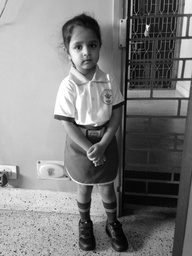
#> input picture Prog14/original.jpg, 192 x 256 px, shrunk from 960 x 1280 before the run
$ python prg29.py
#> lines starting #> are read from the running program, lines starting #| are printed output that depends on the picture
'''
1.Robert's operator
2.prewitt's operator
3.kirsch's operator
'''
import cv2
import numpy as np
import math

file = input('Enter the name of the file')
#> the answer given: ../Prog14/original.jpg
img = cv2.imread(file,0)
#> img is the input picture: shape (256, 192); min 0, max 255, mean 124.6
rows,cols = img.shape
#> rows = 256; cols = 192


#Robert
rob = np.zeros([rows,cols])
R_Vert = np.array([[1,0],[0,-1]])
R_Hor = np.array([[0,1],[-1,0]])

temp1 = np.zeros([rows,cols])
temp2 = np.zeros([rows,cols])

for i in range(0,rows-1):
	for j in range(0,cols-1):
		temp1[i][j] = img[i][j]*R_Vert[0][0] + img[i][j+1]*R_Vert[0][1] + img[i+1][j]*R_Vert[1][0] + img[i+1][j+1]*R_Vert[1][1]

for i in range(0,rows-1):
	for j in range(0,cols-1):
		temp2[i][j] = img[i][j]*R_Hor[0][0] + img[i][j+1]*R_Hor[0][1] + img[i+1][j]*R_Hor[1][0] + img[i+1][j+1]*R_Hor[1][1]

for i in range(0,rows):
	for j in range(0,cols):
		rob[i][j] = np.sqrt((temp1[i][j]**2) + (temp2[i][j]**2))
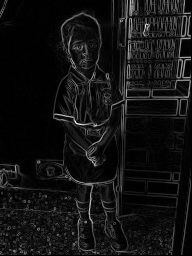
#> rob: shape (256, 192) float64; min 0, max 239.3, mean 18.7

cv2.imwrite('Robert.jpg',rob)


#Prewitt
P_Vert = np.array([[-1,0,1],[-1,0,1],[-1,0,1]])
P_Hor = np.array([[-1,-1,-1],[0,0,0],[1,1,1]])

pre_vert = np.zeros([rows,cols])
pre_hor = np.zeros([rows,cols])

for i in range(1,rows-1):
	for j in range(1,cols-1):
		pre_vert[i][j] = img[i-1][j-1]*P_Vert[0][0] + img[i-1][j]*P_Vert[0][1] + img[i-1][j+1]*P_Vert[0][2] + img[i][j-1]*P_Vert[1][0] + img[i][j]*P_Vert[1][1] + img[i][j+1]*P_Vert[1][2] + img[i+1][j-1]*P_Vert[2][0] + img[i+1][j]*P_Vert[2][1] + img[i+1][j+1]*P_Vert[2][2]

for i in range(1,rows-1):
	for j in range(1,cols-1):
		pre_hor[i][j] = img[i-1][j-1]*P_Hor[0][0] + img[i-1][j]*P_Hor[0][1] + img[i-1][j+1]*P_Hor[0][2] + img[i][j-1]*P_Hor[1][0] + img[i][j]*P_Hor[1][1] + img[i][j+1]*P_Hor[1][2] + img[i+1][j-1]*P_Hor[2][0] + img[i+1][j]*P_Hor[2][1] + img[i+1][j+1]*P_Hor[2][2]

cv2.imwrite('Prewitt_Vert.jpg',pre_vert)
cv2.imwrite('Prewitt_Hor.jpg',pre_hor)

#Kirsch
kirsch_1 = np.array([[5,5,5],[-3,0,-3],[-3,-3,-3]])
kirsch_2 = np.array([[5,5,-3],[5,0,-3],[-3,-3,-3]])
kirsch_3 = np.array([[5,-3,-3],[5,0,-3],[5,-3,-3]])
kirsch_4 = np.array([[-3,-3,-3],[5,0,-3],[5,5,-3]])
kirsch_5 = np.array([[-3, -3, -3],[-3, 0, -3],[5, 5, 5]])
kirsch_6 = np.array([[-3, -3, -3],[-3, 0, 5],[-3, 5, 5]])
kirsch_7 = np.array([[-3, -3, 5],[-3, 0, 5],[-3, -3, 5]])
kirsch_8 = np.array([[-3, 5, 5],[-3, 0, 5],[-3, -3, -3]])

i1 = np.zeros([rows,cols])
i2 = np.zeros([rows,cols])
i3 = np.zeros([rows,cols])
i4 = np.zeros([rows,cols])
i5 = np.zeros([rows,cols])
i6 = np.zeros([rows,cols])
i7 = np.zeros([rows,cols])
i8 = np.zeros([rows,cols])

for i in range(1,rows-1):
	for j in range(1,cols-1):
		i1[i][j] = img[i-1][j-1]*kirsch_1[0][0] + img[i-1][j]*kirsch_1[0][1] + img[i-1][j+1]*kirsch_1[0][2] + img[i][j-1]*kirsch_1[1][0] + img[i][j]*kirsch_1[1][1] + img[i][j+1]*kirsch_1[1][2] + img[i+1][j-1]*kirsch_1[2][0] + img[i+1][j]*kirsch_1[2][1] + img[i+1][j+1]*kirsch_1[2][2]

for i in range(1,rows-1):
	for j in range(1,cols-1):
		i2[i][j] = img[i-1][j-1]*kirsch_2[0][0] + img[i-1][j]*kirsch_2[0][1] + img[i-1][j+1]*kirsch_2[0][2] + img[i][j-1]*kirsch_2[1][0] + img[i][j]*kirsch_2[1][1] + img[i][j+1]*kirsch_2[1][2] + img[i+1][j-1]*kirsch_2[2][0] + img[i+1][j]*kirsch_2[2][1] + img[i+1][j+1]*kirsch_2[2][2]
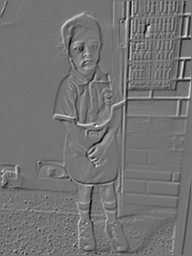
#> i2: shape (256, 192) float64; min -1897, max 2286, mean 5.6; drawn with min black and max white

for i in range(1,rows-1):
	for j in range(1,cols-1):
		i3[i][j] = img[i-1][j-1]*kirsch_3[0][0] + img[i-1][j]*kirsch_3[0][1] + img[i-1][j+1]*kirsch_3[0][2] + img[i][j-1]*kirsch_3[1][0] + img[i][j]*kirsch_3[1][1] + img[i][j+1]*kirsch_3[1][2] + img[i+1][j-1]*kirsch_3[2][0] + img[i+1][j]*kirsch_3[2][1] + img[i+1][j+1]*kirsch_3[2][2]

for i in range(1,rows-1):
	for j in range(1,cols-1):
		i4[i][j] = img[i-1][j-1]*kirsch_4[0][0] + img[i-1][j]*kirsch_4[0][1] + img[i-1][j+1]*kirsch_4[0][2] + img[i][j-1]*kirsch_4[1][0] + img[i][j]*kirsch_4[1][1] + img[i][j+1]*kirsch_4[1][2] + img[i+1][j-1]*kirsch_4[2][0] + img[i+1][j]*kirsch_4[2][1] + img[i+1][j+1]*kirsch_4[2][2]
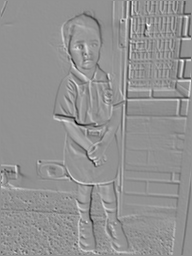
#> i4: shape (256, 192) float64; min -2694, max 2000, mean 5.3; drawn with min black and max white

for i in range(1,rows-1):
	for j in range(1,cols-1):
		i5[i][j] = img[i-1][j-1]*kirsch_5[0][0] + img[i-1][j]*kirsch_5[0][1] + img[i-1][j+1]*kirsch_5[0][2] + img[i][j-1]*kirsch_5[1][0] + img[i][j]*kirsch_5[1][1] + img[i][j+1]*kirsch_5[1][2] + img[i+1][j-1]*kirsch_5[2][0] + img[i+1][j]*kirsch_5[2][1] + img[i+1][j+1]*kirsch_5[2][2]

for i in range(1,rows-1):
	for j in range(1,cols-1):
		i6[i][j] = img[i-1][j-1]*kirsch_6[0][0] + img[i-1][j]*kirsch_6[0][1] + img[i-1][j+1]*kirsch_6[0][2] + img[i][j-1]*kirsch_6[1][0] + img[i][j]*kirsch_6[1][1] + img[i][j+1]*kirsch_6[1][2] + img[i+1][j-1]*kirsch_6[2][0] + img[i+1][j]*kirsch_6[2][1] + img[i+1][j+1]*kirsch_6[2][2]
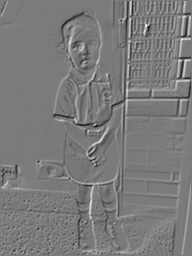
#> i6: shape (256, 192) float64; min -2108, max 2242, mean -5.6; drawn with min black and max white

for i in range(1,rows-1):
	for j in range(1,cols-1):
		i7[i][j] = img[i-1][j-1]*kirsch_7[0][0] + img[i-1][j]*kirsch_7[0][1] + img[i-1][j+1]*kirsch_7[0][2] + img[i][j-1]*kirsch_7[1][0] + img[i][j]*kirsch_7[1][1] + img[i][j+1]*kirsch_7[1][2] + img[i+1][j-1]*kirsch_7[2][0] + img[i+1][j]*kirsch_7[2][1] + img[i+1][j+1]*kirsch_7[2][2]

for i in range(1,rows-1):
	for j in range(1,cols-1):
		i8[i][j] = img[i-1][j-1]*kirsch_8[0][0] + img[i-1][j]*kirsch_8[0][1] + img[i-1][j+1]*kirsch_8[0][2] + img[i][j-1]*kirsch_8[1][0] + img[i][j]*kirsch_8[1][1] + img[i][j+1]*kirsch_8[1][2] + img[i+1][j-1]*kirsch_8[2][0] + img[i+1][j]*kirsch_8[2][1] + img[i+1][j+1]*kirsch_8[2][2]
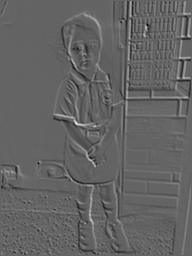
#> i8: shape (256, 192) float64; min -2085, max 3220, mean -5.2; drawn with min black and max white

cv2.imwrite('Kirsch1.jpg',i1)
cv2.imwrite('Kirsch2.jpg',i2)
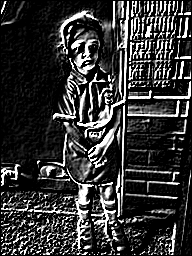
#> saved as Kirsch2.jpg: shape (256, 192); min 0, max 255, mean 53.3
cv2.imwrite('Kirsch3.jpg',i3)
cv2.imwrite('Kirsch4.jpg',i4)
cv2.imwrite('Kirsch5.jpg',i5)
cv2.imwrite('Kirsch6.jpg',i6)
cv2.imwrite('Kirsch7.jpg',i7)
cv2.imwrite('Kirsch8.jpg',i8)
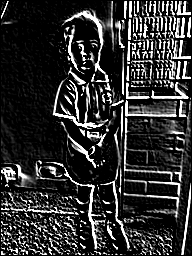
#> saved as Kirsch8.jpg: shape (256, 192); min 0, max 255, mean 48.6
